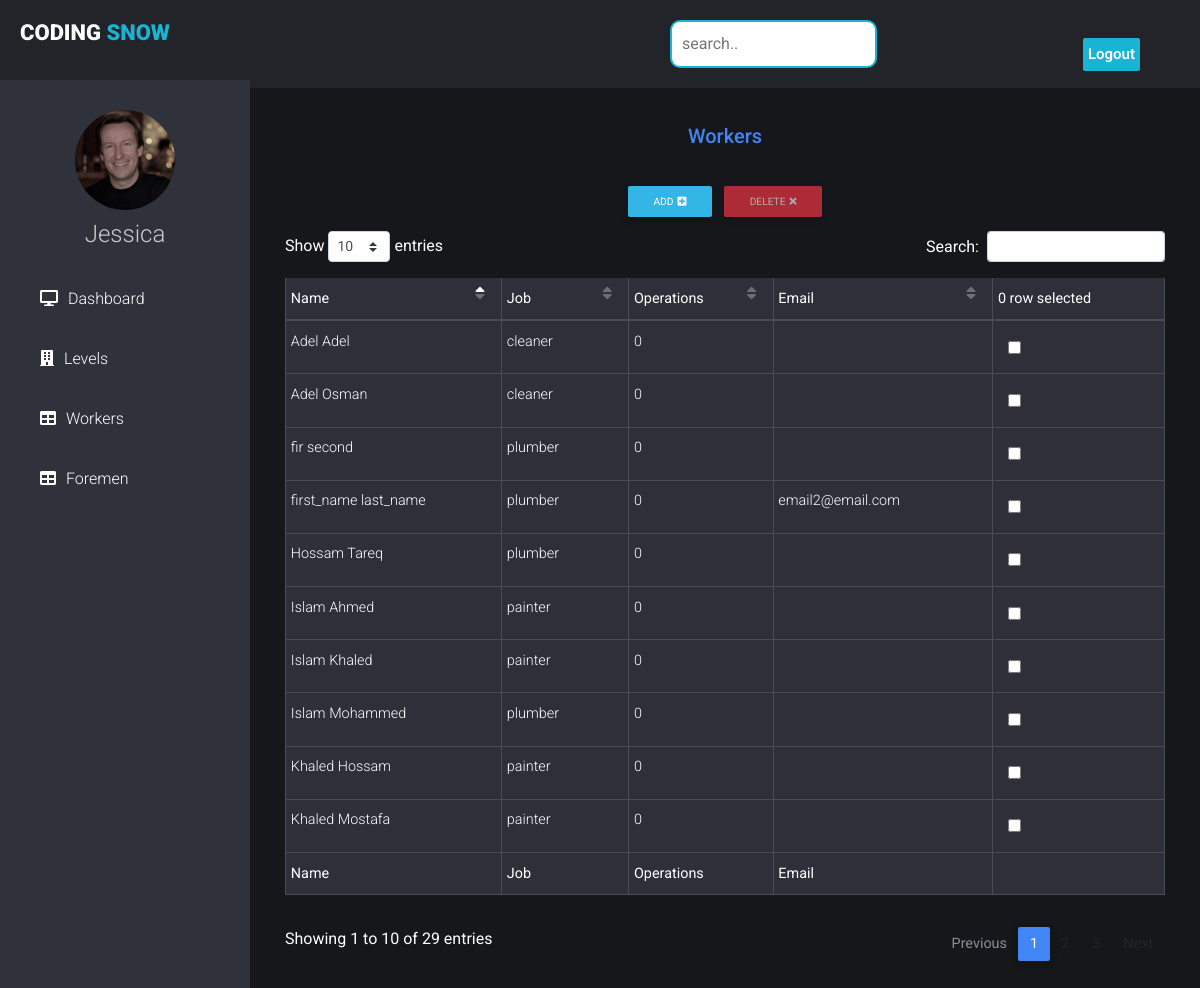
Page /engineer/workers on the committed database.
### accounts/models.py (models this page shows, shortened)
class User(AbstractUser):
    is_engineer = models.BooleanField(default=False)
    is_foreman = models.BooleanField(default=False)
    is_worker = models.BooleanField(default=False)
    type = models.CharField(max_length=10,choices=worker_choices,default='none')

### tower/views.py (the view)
# urls.py: path('engineer/workers',engineer_workers,name="engineer_workers"),
def engineer_workers(request):
    workers = User.objects.filter(is_worker = True);
    for i in workers:
        print(i.__dict__)
    return render(request,'engineer/workers.html',{'workers':workers})

### templates/engineer/workers.html (shortened to what this page needs)
{% extends 'engineer/base.html' %}
{% load static %}
{% block style %}
<link rel="stylesheet" href="https://use.fontawesome.com/releases/v5.11.2/css/all.css">
<link href="{% static 'css/datatables.min.css' %}" rel="stylesheet">
{% endblock %}
{% block content %}
  <div class="wrapper-editor">
    <div class="block my-4">
      <div class="d-flex justify-content-center">
        <p class="h5 text-primary createShowP">Workers</p>
      </div>
    </div>
    <div class="row d-flex justify-content-center modalWrapper">
      <div class="text-center">
        <a href="" class="btn add btn-info btn-rounded btn-sm" data-toggle="modal" data-target="#modalAdd">Add<i
            class="fas fa-plus-square ml-1"></i></a>
      </div>
      <div class="text-center">
        <button type='button' id='delete_button' class="btn btn-danger btn-sm btn-rounded buttonDelete" data-toggle="modal" data-target="#modalDelete"
          disabled>Delete<i class="fas fa-times ml-1"></i></a>
      </div>
    </div>
<div class="container">
<form action="{% url 'tower:delete_worker' %}" method="POST" id='form'>
{% csrf_token %}
<table id="table" style="background: #2E2F39" class="table table-bordered table-sm table-dark" cellspacing="0" width="100%">
  <thead>
    <tr>
      <th class="th-sm">Name</th>
      <th class="th-sm">Job</th>
      <th class="th-sm">Operations</th>
      <th class="th-sm">Email</th>
      <th class="th-sm"><span id='counter'>0</span> row selected</th>
    </tr>
  </thead>
  <tbody>
    {% for worker in workers %}
    <tr>
        <td>{{worker.first_name}} {{worker.last_name}}</td>
        <td>{{worker.type}}</td>
        <td>{{worker.operation_set.count}}</td>
        <td>{{worker.email}}</td>
        <td>
          <input type="checkbox" name="id[]" value="{{worker.id}}">
        </td>
    </tr>
    {% endfor %}
  </tbody>
  <tfoot>
    <tr>
      <th class="th-sm">Name</th>
      <th class="th-sm">Job</th>
      <th class="th-sm">Operations</th>
      <th class="th-sm">Email</th>
      <th class="th-sm"></th>
    </tr>
  </tfoot>
</table>
</div>
{% endblock %}

### static/css/engineer_dashboard.css (style rules this page uses)
* { margin: 0; padding: 0; font-family: "Roboto", sans-serif; }
body { background-color: #ccc; }

### static/css/style.css (style rules this page uses)
table.dataTable thead .sorting:after, table.dataTable thead .sorting:before, table.dataTable thead .sorting_asc:after, table.dataTable thead .sorting_asc:before, table.dataTable thead .sorting_asc_disabled:after, table.dataTable thead .sorting_asc_disabled:before, table.dataTable thead .sorting_desc:after, table.dataTable thead .sorting_desc:before, table.dataTable thead .sorting_desc_disabled:after, table.dataTable thead .sorting_desc_disabled:before { bottom: .5em; }
body { background-color: #16171B; }

### templates/engineer/workers.html (style rules this page uses)
input[type=checkbox] { margin: 10px; cursor: pointer; -moz-transform: scale(1.4); }
body { color:white; }

### rows in the picture
User: first_name "Hossam", last_name "Tareq", type "plumber", operation_set.count "0"
User: first_name "Islam", last_name "Khaled", type "painter", operation_set.count "0"
User: first_name "Adel", last_name "Adel", type "cleaner", operation_set.count "0"
User: first_name "Islam", last_name "Ahmed", type "painter", operation_set.count "0"
User: first_name "Adel", last_name "Osman", type "cleaner", operation_set.count "0"
User: first_name "Islam", last_name "Mohammed", type "plumber", operation_set.count "0"
User: first_name "Khaled", last_name "Mostafa", type "painter", operation_set.count "0"
User: first_name "Khaled", last_name "Hossam", type "painter", operation_set.count "0"
User: first_name "fir", last_name "second", type "plumber", operation_set.count "0"
User: first_name "first_name", last_name "last_name", type "plumber", operation_set.count "0", email "email2@email.com"
